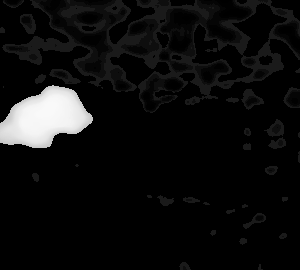
#> input picture test/Agachado-000000754.png, 300 x 270 px, given as the content of the folder ./train-pca, which was not available
$ python model_multi_layer_perceptron_pca.py   (older library calls are emulated)
#> lines starting #> are read from the running program, lines starting #| are printed output that depends on the picture; pictures that were not available may be replaced by others from this repository, and a replacement may not be noted
from PIL import Image
import numpy as np
import os
from random import shuffle
from sklearn.preprocessing import MinMaxScaler
from sklearn.neural_network import MLPClassifier
from sklearn.metrics import accuracy_score
from sklearn.metrics import confusion_matrix
import seaborn as sns
import matplotlib.pyplot as plt
from sklearn.metrics import classification_report
from sklearn.model_selection import cross_val_score
from sklearn.decomposition import PCA
import pickle
#----------------------------------------------------------------------------------------------------------------------

#DIR = './train'
DIR = './train-pca'

def label_img(name):

    #A continuacion describo los diferentes valores que tendrá que identificar el modelo
    #tomando el valor que se encuentre antes del - como la palabra que debe identificar
    word_label = name.split('-')[0]

    # 0- Declaro la clase Vacio
    if word_label == 'Vacio': return np.array([1, 0, 0, 0])

    # 1- Declaro la clase Parado
    if word_label == 'Parado': return np.array([0, 1, 0, 0])

    # 2- Declaro la clase Agachado
    if word_label == 'Agachado': return np.array([0, 0, 1, 0])

    # 3- Declaro la clase CaidaTipoFin
    elif word_label == 'CaidaTipoFin': return np.array([0, 0, 0, 1])


    #Importante!!!!!!  Si quisiera agregar clases nuevas tendria que aumentar el numero de elementos binarios en el array
    #por ejemplo para un nuevo word_label == 'personasentado' : return np.array([0, 0, 0, 1])
    #ademas hay que cambiar el numero de clases que hay al final como por ejemplo las 3 que utilizo a continuacion
    #model.add(Dense(3, activation = 'softmax'))

#----------------------------------------------------------------------------------------------------------------------

#IMG_SIZE_Height = 710
#IMG_SIZE_Width = 860

IMG_SIZE_Height = 270
IMG_SIZE_Width = 300

#Rutina que permite convertir todas las imagenes en matrices y guardarlas en un dataset
def load_training_data():
    train_data = []
    for img in os.listdir(DIR):
        label = label_img(img)
        path = os.path.join(DIR, img)
        if "DS_Store" not in path:
            img = Image.open(path)
#> img is the input picture: PIL image 300x270 L; min 0, max 249, mean 14.6
            img = img.convert('L')
            img = img.resize((IMG_SIZE_Height, IMG_SIZE_Width), Image.ANTIALIAS)
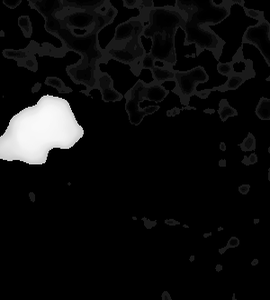
#> img: PIL image 270x300 L; min 0, max 249, mean 14.7
            train_data.append([np.array(img), label])

    shuffle(train_data)
    return train_data

#----------------------------------------------------------------------------------------------------------------------

#Invoco la rutina  que carga las imagenes en el dataset
train_data = load_training_data()
#> train_data = 1 item

#----------------------------------------------------------------------------------------------------------------------

#Realizo un reshape de las matrices de imagenes y labels
trainImages = np.array([i[0] for i in train_data]).reshape(-1, IMG_SIZE_Height, IMG_SIZE_Width, 1)
trainLabels = np.array([i[1] for i in train_data])
#> trainLabels = [[0, 0, 1, 0]]

#----------------------------------------------------------------------------------------------------------------------

# Cargamos las imagenes del conjunto de Test
# Test on Test Set
TEST_DIR = './test'

def load_test_data():
    test_data = []
    for img in os.listdir(TEST_DIR):
        label = label_img(img)
        path = os.path.join(TEST_DIR, img)
        if "DS_Store" not in path:
            img = Image.open(path)
            img = img.convert('L')
            img = img.resize((IMG_SIZE_Height, IMG_SIZE_Width), Image.ANTIALIAS)
            test_data.append([np.array(img), label])
#> pass 2 of the loop in load_test_data, `for img in os.listdir(TEST_DIR):`:
#> label = [0, 0, 1, 0]
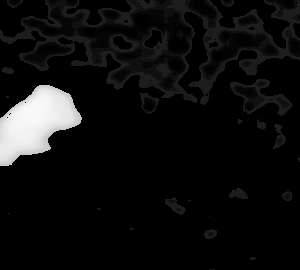
#> input picture test/Agachado-000000777.png, 300 x 270 px, found by its file name
#> in load_test_data, img is the input picture: PIL image 300x270 L; min 0, max 249, mean 15.1
#> in load_test_data, `img = img.resize((IMG_SIZE_Height, IMG_SIZE_Width), Image.ANTIALIAS)`:
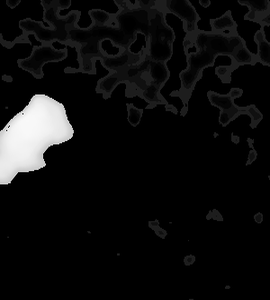
#> img: PIL image 270x300 L; min 0, max 251, mean 15.2
#> pass 3 of the loop in load_test_data, `for img in os.listdir(TEST_DIR):`:
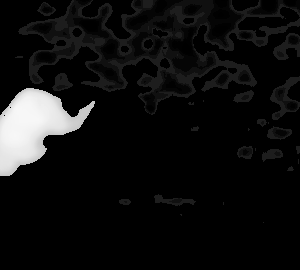
#> input picture test/Agachado-000000790.png, 300 x 270 px, found by its file name
#> in load_test_data, img is the input picture: PIL image 300x270 L; min 0, max 247, mean 16.1
#> in load_test_data, `img = img.resize((IMG_SIZE_Height, IMG_SIZE_Width), Image.ANTIALIAS)`:
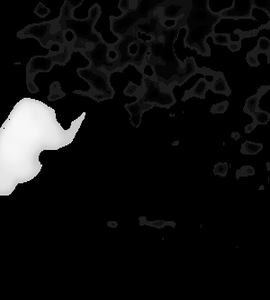
#> img: PIL image 270x300 L; min 0, max 255, mean 16.2
#> the loop made 4 passes; the first 3 are shown
    shuffle(test_data)
    return test_data

# Cargamos todas las imagenes de Test en el set de datos test_data
test_data = load_test_data()

#----------------------------------------------------------------------------------------------------------------------


# Cargamos todas las metricas resultantes del modelo
testImages = np.array([i[0] for i in test_data]).reshape(-1, IMG_SIZE_Height, IMG_SIZE_Width, 1)
testLabels = np.array([i[1] for i in test_data])

#----------------------------------------------------------------------------------------------------------------------

#Imprimo el valor shape que me indica que el dataset es una matriz de 4 dimensiones (cant imagenes,chanel,Height,Width)
testImages.shape
trainImages.shape

#Realizamos un nuevo reshape para reducir a solo 2 dimensiones la matriz (cant imagenes,chanel * Height * Width)
#trainImages = trainImages.reshape(400,1*710*860)
#testImages = testImages.reshape(200,1*710*860)

#> (the run stopped early here; a loop or call above may not have finished)
